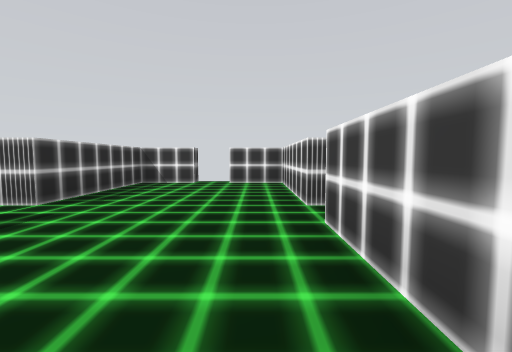
view 1 (above)

14 first-person views from a walk through a scene from a Unity 3-D project. The camera is 1.4 m above the floor, tilts 4° down and sees 90° across. The floor is counted in squares, 2 m on a side. Each view is taken from the middle of a square. On the plan, view 1 faces up. The plan holds only what a view shows up to about 9 squares ahead; the rest is blank. The place goes on beyond the plan.

view 2
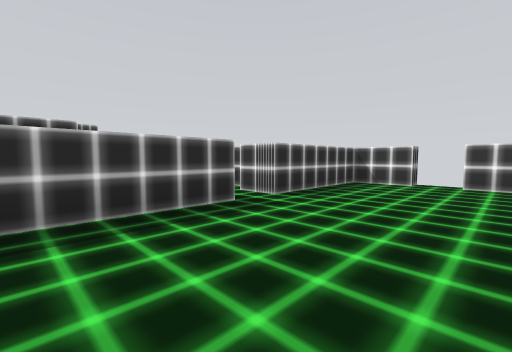

view 3
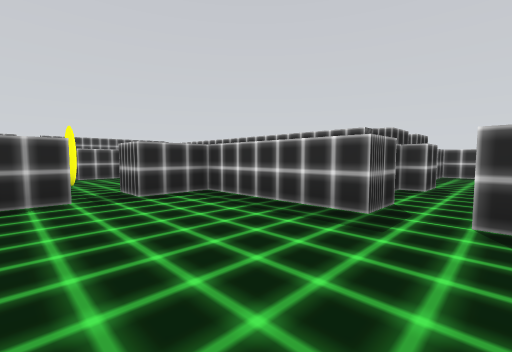

view 4
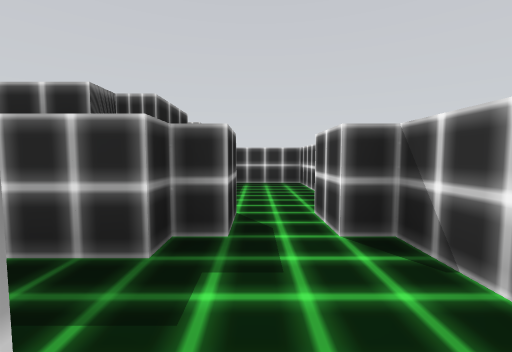

view 5
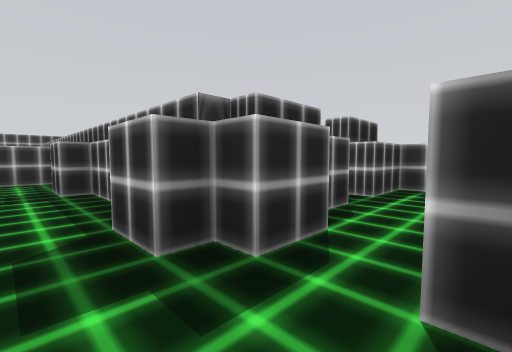

view 6
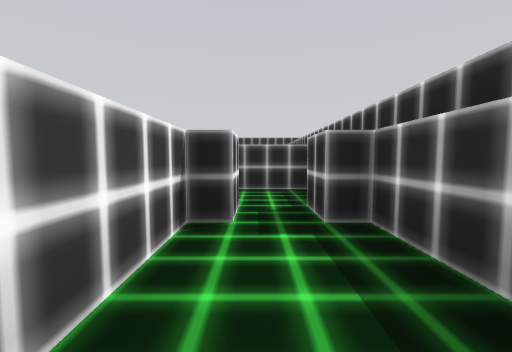

view 7
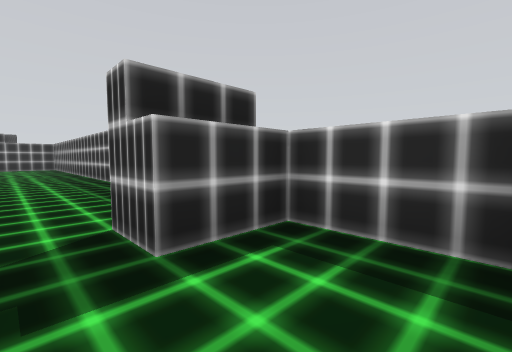

view 8
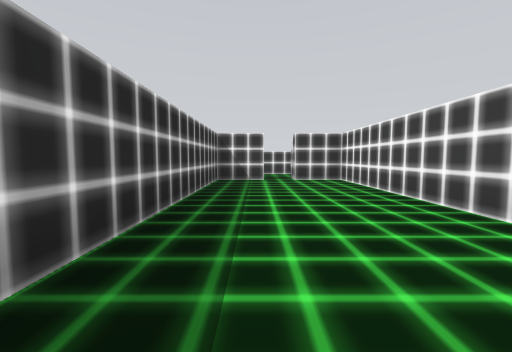

view 9
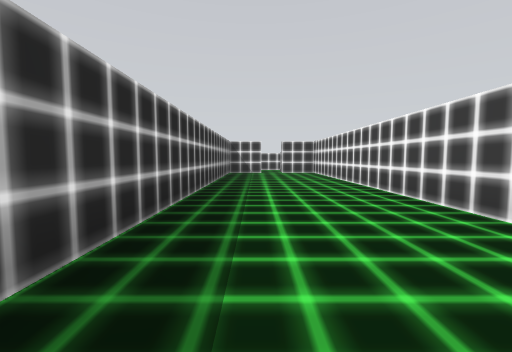

view 10
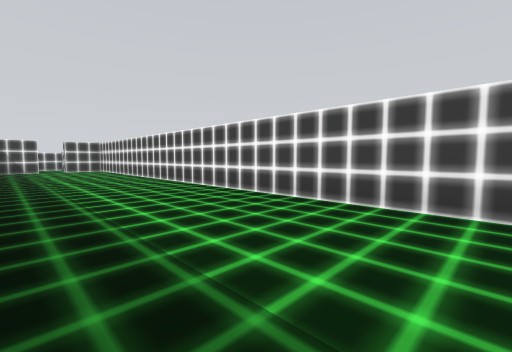

view 11
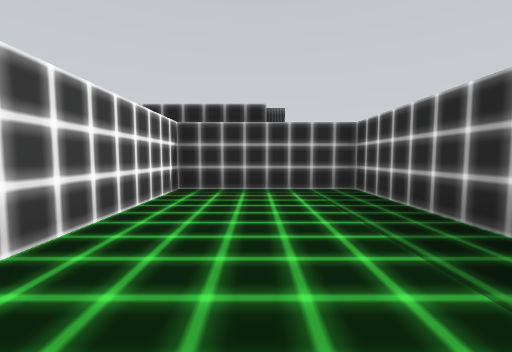

view 12
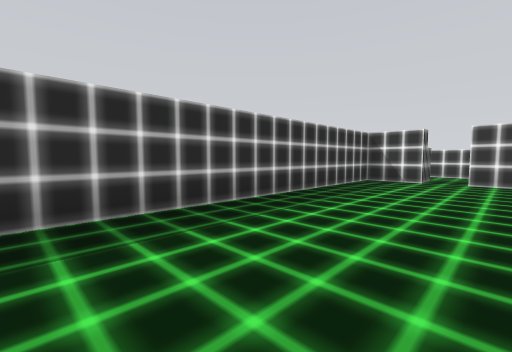

view 13
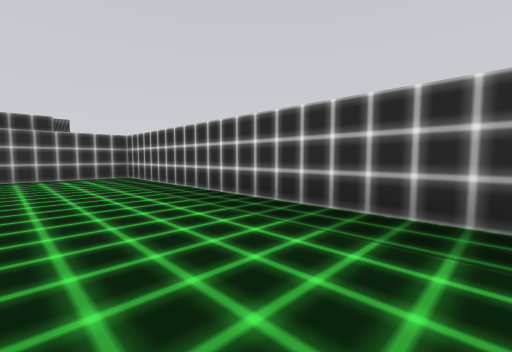

view 14
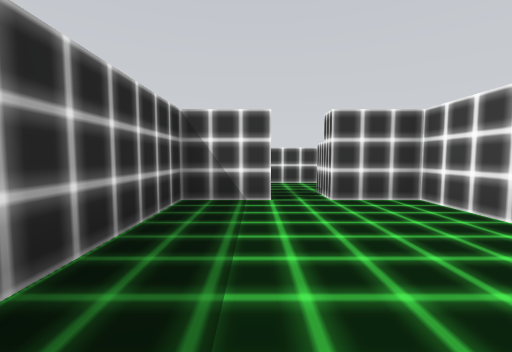

### Floor plan
Ten units are one square. View 1 is at (0, 0); x grows to the right and y downward. Boxes are objects, and circles mark ways between rooms. Rooms are numbered by the first view taken in them; rooms with no view inside come last. Other rooms are left out.
<svg viewBox="-117 -85 132 237">
<path fill="none" stroke="#000" d="M-44 -28 -32 -28 -32 7 -18 7 -18 18M8 -38 8 -73 -8 -73M8 -6 8 -28M-9 7 1 7M-18 -79 -18 -73 -32 -73 -32 -38 -42 -38M-74 -28 -63 -28 -63 -23 -58 -23 -58 -12M-48 -43 -63 -43 -63 -38 -72 -38M-63 1 -63 17 -58 17 -58 28M-48 26 -48 17 -43 17 -43 -4M-82 -43 -112 -43 -112 -23 -98 -23 -98 -13M-87 -13 -87 -23 -81 -23M-98 -13 -112 -13 -112 147 -72 147 -72 -13 -87 -13M-62 47 -46 47"/>
<circle cx="-40" cy="-30" r="3" fill="#2a7"/>
<circle cx="-50" cy="-20" r="3" fill="#2a7"/>
<circle cx="-70" cy="-30" r="3" fill="#2a7"/>
<circle cx="-50" cy="20" r="3" fill="#2a7"/>
<circle cx="-90" cy="-20" r="3" fill="#2a7"/>
<text x="-20" y="-30">1</text>
<text x="-60" y="-30">2</text>
<text x="-50" y="0">3</text>
<text x="-90" y="-30">4</text>
<text x="-100" y="60">5</text>
<text x="-60" y="30">6</text>
</svg>
Room 1 opens to room 2. Room 2 opens to room 3. Room 2 opens to room 4. Room 3 opens to room 6. Room 4 opens to room 5.

Where each view was taken, in squares from view 1:
view 1: 0 up, 0 right, facing up
view 2: 0 up, 0 right, facing up-left
view 3: 4 up, 0 right, facing down-left
view 4: 3 up, 4 left, facing left
view 5: 4 up, 5 left, facing down-left
view 6: 1 up, 5 left, facing down
view 7: 4 up, 9 left, facing down-left
view 8: 7 down, 10 left, facing up
view 9: 11 down, 10 left, facing up
view 10: 14 down, 11 left, facing up-right
view 11: 9 down, 9 left, facing down
view 12: 7 down, 8 left, facing up-left
view 13: 5 down, 8 left, facing down-left
view 14: 3 down, 10 left, facing up
